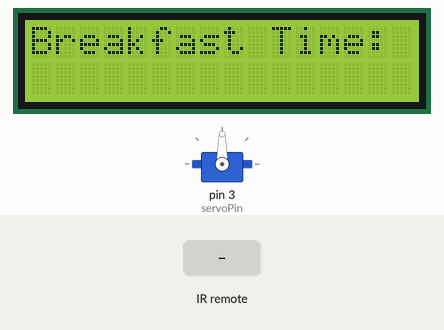
Bench run of a sketch on a simulated Arduino Uno, built with avr-gcc and run on an emulated ATmega328P. Shown: servo, 16×2 character LCD. Inputs (shaded band) come from the test bench. What the sketch prints to the serial monitor is not drawn.

Above: at 0.1 s.
1.3 s: infrared code 0xF20DFF00 received
At 2.7 s:
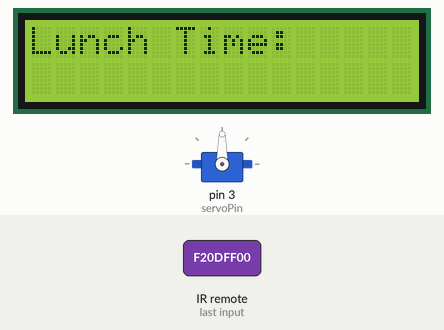
4.3 s: infrared code 0xF20DFF00 received
At 5.7 s:
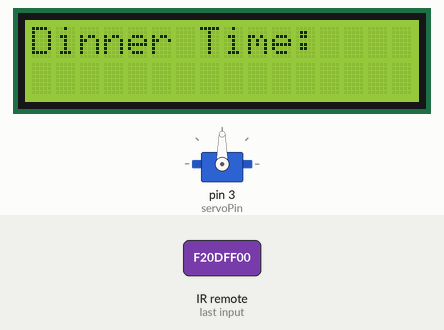
7.3 s: infrared code 0xE916FF00 received
At 9.5 s:
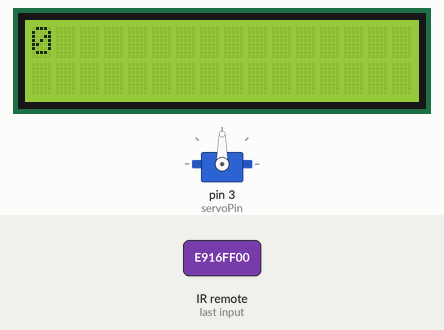
9.8 s: infrared code 0xBB44FF00 received
At 10.2 s:
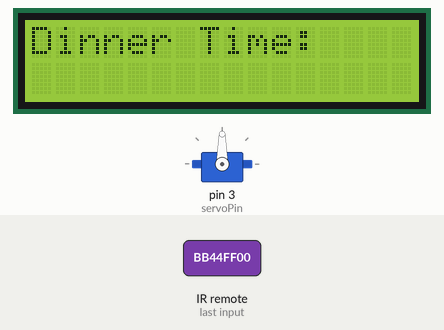
Timing chart, 0 to 12.8 s (numbered marks = the images above; inputs shaded):
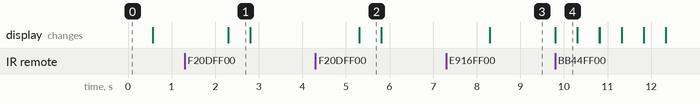

Measured:
- after the input at 1.3 s, the display: first changes after 1.0 s (image 1 shows a later state)
- after the input at 4.3 s, the display: first changes after 1.0 s (image 2 shows a later state)
- after the input at 7.3 s, the display: changes after 1.0 s (image 3)
- after the input at 9.8 s, the display: first changes at once (image 4 shows a later state)
- what the display in image 1 shows lasts 0.5 s, from 2.3 s to 2.8 s

The sketch:

autofeederprototype.ino
```cpp
#include <LiquidCrystal.h>// include the library code
#include <IRremote.h>
#include <Servo.h>
/**********************************************************/
/***Declare Global variables***/
char array1[] = " Good Morning               "; //the string to print on the LCD
char array2[] = "Yumi the Havanese             "; //the string to print on the LCD
String input = "";     // Temp string array
int tim = 500;  //the value of delay time
int servoPin = 3;
bool feedingDone = false;

bool set_breakfast = false;
bool set_lunch = false;
bool set_dinner = false;

String breakfast_time = "";
String lunch_time = "";
String dinner_time = "";

String breakfast_final = "";
String lunch_final = "";
String dinner_final = "";

int hour = 12;
int minutes = 0;
int seconds = 0;
int decBtn = 10;
int hrUp = 9;
int hrDwn = 8;
int minUp = 7;
int minDwn = 6;
int hrUpDec = 0;
int hrDwnDec = 0;
int minUpDec = 0;
int minDwnDec = 0;


String result;

Servo servo;

int servoAngle = 0;
int receiver_pin = 8;


/**********************************************************/
// initialize the library with the numbers of the interface pins
LiquidCrystal lcd(4, 6, 10, 11, 12, 13);
/*********************************************************/
void setup()
{
  Serial.begin(9600);
  servo.attach(servoPin);
  IrReceiver.begin(receiver_pin);

  lcd.begin(16, 2);  // set up the LCD's number of columns and rows:
}
/*********************************************************/
void loop()
{
  if (set_breakfast == false || set_lunch == false || set_dinner == false) {
    if (set_breakfast == false) {
      lcd.setCursor(0,0);
      lcd.print("Breakfast Time:");
      delay(500);
      set_breakfast = true;
      lcd.clear();
      uint32_t val;
      while (val != 4061003520) {
         if (IrReceiver.decode()) {
          val = IrReceiver.decodedIRData.decodedRawData;
          if (val == 3141861120) {
            lcd.clear();
            set_breakfast = false;
            val = 0;
            break;
          }
          else {
            delay(1000);
            breakfast_time = decodeSignal(val);
            lcd.print(breakfast_time);
            breakfast_final.concat(breakfast_time);
            Serial.print(breakfast_final);
          }

         }
      }
    }
    else if (set_lunch == false) {
      lcd.setCursor(0,0);
      lcd.print("Lunch Time:");
      delay(500);
      set_lunch = true;
      lcd.clear();
       uint32_t val;
      while (val != 4061003520) {
         if (IrReceiver.decode()) {
          val = IrReceiver.decodedIRData.decodedRawData;
          if (val == 3141861120) {
            lcd.clear();
            set_lunch = false;
            val = 0;
            break;
          }
          else {
            delay(1000);
            lunch_time = decodeSignal(val);
            lcd.print(lunch_time);
            lunch_final.concat(lunch_time);
            Serial.print(lunch_time);
          }

         }
      }
    }

    else {
      lcd.setCursor(0,0);
      lcd.print("Dinner Time:");
      delay(500);
      set_dinner = true;
      lcd.clear();
      uint32_t val = 0;
      while (val != 4061003520) {
         if (IrReceiver.decode()) {
          val = IrReceiver.decodedIRData.decodedRawData;
          if (val == 3141861120) {
            lcd.clear();
            set_dinner = false;
            val = 0;
            break;

          }
          else {
            delay(1000);
            dinner_time = decodeSignal(val);
            lcd.print(dinner_time);
            dinner_final.concat(dinner_time);
            Serial.print(dinner_time);
          }

         }
      }
    }
  }
  else  {
    lcd.setCursor(0,0);
    beginClock(breakfast_final, lunch_final, dinner_final);
  }
}

void beginClock(String breakfast, String lunch, String dinner) {
  breakfast.remove(5);
  lunch.remove(5);
  dinner.remove(5);

  while(feedingDone == false) {

  }


}

/***Decoding IRremote helper function***/
String decodeSignal(uint32_t ir_data) {
  switch(ir_data)
  {
    case 3910598400:
      result = "0";
      break;
    case 4077715200:
      result = "1";
      break;
    case 3877175040:
      result = "2";
      break;
    case 2707357440:
      result = "3";
      break;
    case 4144561920:
      result = "4";
      break;
    case 3810328320:
      result = "5";
      break;
    case 2774204160:
      result = "6";
      break;
    case 3175284480:
      result = "7";
      break;
    case 2907897600:
      result = "8";
      break;
    case 3041591040:
      result = "9";
      break;
    case 4061003520:
      result = "STOP";
      break;
    case 3860463360:
      result = ":";
      break;
    case 4161273600:
      result = "am";
      break;
    case 4127850240:
      result = "pm";
      break;
  }

  IrReceiver.resume();


  return result;

}


// Code for LC1602 Display that will display from left to right
//  lcd.setCursor(15, 0); // set the cursor to column 15, line 0
//  for ( int positionCounter1 = 0; positionCounter1 < 26; positionCounter1++)
//  {
//    lcd.scrollDisplayLeft();  //Scrolls the contents of the display one space to the left.
//    lcd.print(array1[positionCounter1]);  // Print a message to the LCD.
//    delay(tim);  //wait for 250 ms
//  }
//  lcd.clear();  //Clears the LCD screen and positions the cursor in the upper-left corner.
//  lcd.setCursor(15, 1); // set the cursor to column 15, line 1
//  for (int positionCounter2 = 0; positionCounter2 < 26; positionCounter2++)
//  {
//    lcd.scrollDisplayLeft();  //Scrolls the contents of the display one space to the left.
//    lcd.print(array2[positionCounter2]);  // Print a message to the LCD.
//    delay(tim);  //wait for 250 ms
//  }
//  lcd.clear();  //Clears the LCD screen and positions the cursor in the upper-left corner.
/************************************************************/
```
